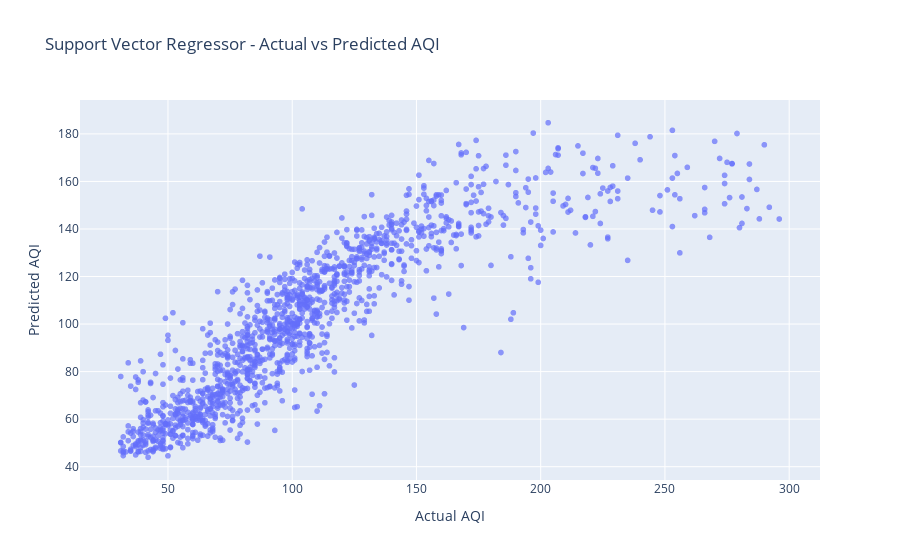
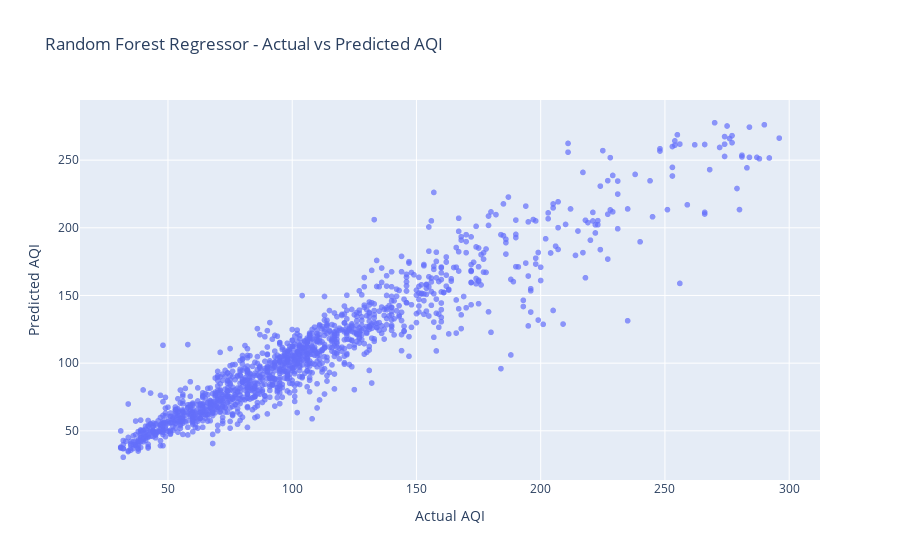
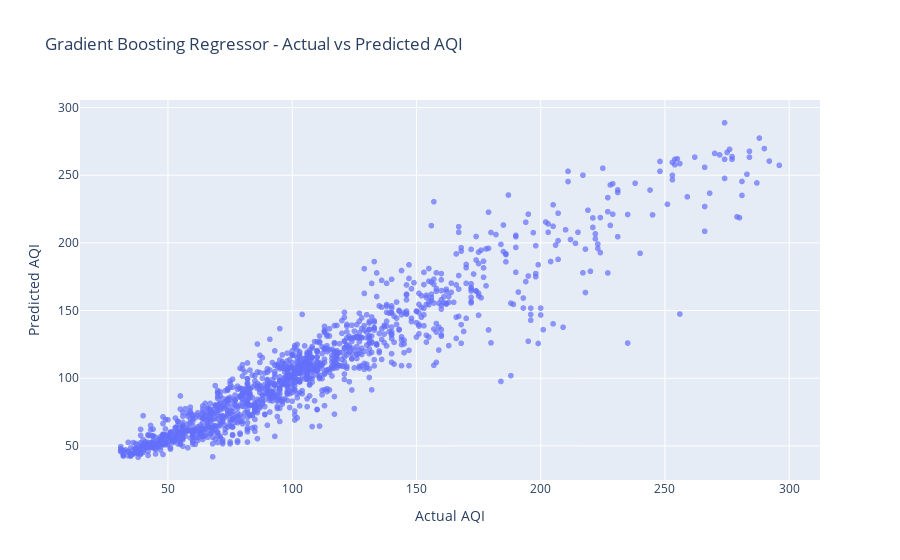
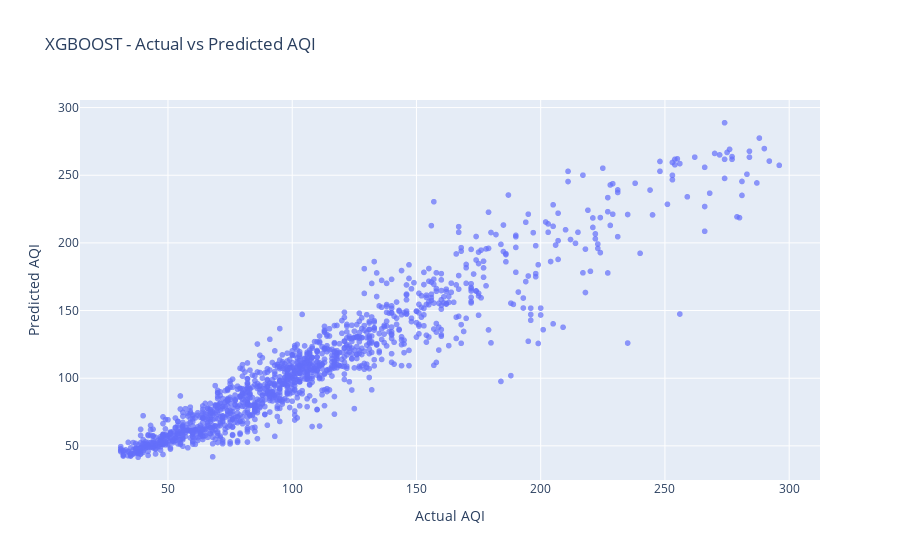

Here is the notebook cell these charts were saved with, in order:
### Code cell
# Evaluation metrics
print('Support Vector Regressor - Mean Squared Error:', mean_squared_error(y_test, y_pred_svr))
print('Support Vector Regressor - R2 Score:', r2_score(y_test, y_pred_svr))

print('Random Forest Regressor - Mean Squared Error:', mean_squared_error(y_test, y_pred_rfr))
print('Random Forest Regressor - R2 Score:', r2_score(y_test, y_pred_rfr))

print('Gradient Boosting Regressor - Mean Squared Error:', mean_squared_error(y_test, y_pred_gbr))
print('Gradient Boosting Regressor - R2 Score:', r2_score(y_test, y_pred_gbr))


# Visualization
fig = px.scatter(x=y_test, y=y_pred_svr, opacity=0.7, labels={'x': 'Actual AQI', 'y': 'Predicted AQI'},
                 title='Support Vector Regressor - Actual vs Predicted AQI')
fig.show()

fig = px.scatter(x=y_test, y=y_pred_rfr, opacity=0.7, labels={'x': 'Actual AQI', 'y': 'Predicted AQI'},
                 title='Random Forest Regressor - Actual vs Predicted AQI')
fig.show()

fig = px.scatter(x=y_test, y=y_pred_gbr, opacity=0.7, labels={'x': 'Actual AQI', 'y': 'Predicted AQI'},
                 title='Gradient Boosting Regressor - Actual vs Predicted AQI')
fig.show()
fig = px.scatter(x=y_test, y=y_pred_gbr, opacity=0.7, labels={'x': 'Actual AQI', 'y': 'Predicted AQI'},
                 title='XGBOOST - Actual vs Predicted AQI')
fig.show()

### Figure 1 — Plotly figure (JSON) as saved in the notebook; plotly's stock layout.template omitted (floating-point values rounded to 4 significant figures; data arrays with more than 128 entries replaced by an {"elided": "..."} marker saying what was removed)
{"data": [{"hovertemplate": "Actual AQI=%{x}<br>Predicted AQI=%{y}<extra></extra>", "legendgroup": "", "marker": {"color": "#636efa", "opacity": 0.7, "symbol": "circle"}, "mode": "markers", "name": "", "showlegend": false, "type": "scattergl", "x": {"elided": "1365 int values"}, "xaxis": "x", "y": {"elided": "1365 float values"}, "yaxis": "y"}], "layout": {"autosize": true, "legend": {"tracegroupgap": 0}, "title": {"text": "Support Vector Regressor - Actual vs Predicted AQI"}, "xaxis": {"anchor": "y", "autorange": true, "domain": [0, 1], "range": [14.99, 312.0], "title": {"text": "Actual AQI"}, "type": "linear"}, "yaxis": {"anchor": "x", "autorange": true, "domain": [0, 1], "range": [32.36, 196.3], "title": {"text": "Predicted AQI"}, "type": "linear"}}}

### Figure 2 — Plotly figure (JSON) as saved in the notebook; plotly's stock layout.template omitted (floating-point values rounded to 4 significant figures; data arrays with more than 128 entries replaced by an {"elided": "..."} marker saying what was removed)
{"data": [{"hovertemplate": "Actual AQI=%{x}<br>Predicted AQI=%{y}<extra></extra>", "legendgroup": "", "marker": {"color": "#636efa", "opacity": 0.7, "symbol": "circle"}, "mode": "markers", "name": "", "showlegend": false, "type": "scattergl", "x": {"elided": "1365 int values"}, "xaxis": "x", "y": {"elided": "1365 float values"}, "yaxis": "y"}], "layout": {"autosize": true, "legend": {"tracegroupgap": 0}, "title": {"text": "Random Forest Regressor - Actual vs Predicted AQI"}, "xaxis": {"anchor": "y", "autorange": true, "domain": [0, 1], "range": [14.99, 312.0], "title": {"text": "Actual AQI"}, "type": "linear"}, "yaxis": {"anchor": "x", "autorange": true, "domain": [0, 1], "range": [10.08, 298.0], "title": {"text": "Predicted AQI"}, "type": "linear"}}}

### Figure 3 — Plotly figure (JSON) as saved in the notebook; plotly's stock layout.template omitted (floating-point values rounded to 4 significant figures; data arrays with more than 128 entries replaced by an {"elided": "..."} marker saying what was removed)
{"data": [{"hovertemplate": "Actual AQI=%{x}<br>Predicted AQI=%{y}<extra></extra>", "legendgroup": "", "marker": {"color": "#636efa", "opacity": 0.7, "symbol": "circle"}, "mode": "markers", "name": "", "showlegend": false, "type": "scattergl", "x": {"elided": "1365 int values"}, "xaxis": "x", "y": {"elided": "1365 float values"}, "yaxis": "y"}], "layout": {"autosize": true, "legend": {"tracegroupgap": 0}, "title": {"text": "Gradient Boosting Regressor - Actual vs Predicted AQI"}, "xaxis": {"anchor": "y", "autorange": true, "domain": [0, 1], "range": [14.91, 312.1], "title": {"text": "Actual AQI"}, "type": "linear"}, "yaxis": {"anchor": "x", "autorange": true, "domain": [0, 1], "range": [21.19, 309.2], "title": {"text": "Predicted AQI"}, "type": "linear"}}}

### Figure 4 — Plotly figure (JSON) as saved in the notebook; plotly's stock layout.template omitted (floating-point values rounded to 4 significant figures; data arrays with more than 128 entries replaced by an {"elided": "..."} marker saying what was removed)
{"data": [{"hovertemplate": "Actual AQI=%{x}<br>Predicted AQI=%{y}<extra></extra>", "legendgroup": "", "marker": {"color": "#636efa", "opacity": 0.7, "symbol": "circle"}, "mode": "markers", "name": "", "showlegend": false, "type": "scattergl", "x": {"elided": "1365 int values"}, "xaxis": "x", "y": {"elided": "1365 float values"}, "yaxis": "y"}], "layout": {"autosize": true, "legend": {"tracegroupgap": 0}, "title": {"text": "XGBOOST - Actual vs Predicted AQI"}, "xaxis": {"anchor": "y", "autorange": true, "domain": [0, 1], "range": [14.99, 312.0], "title": {"text": "Actual AQI"}, "type": "linear"}, "yaxis": {"anchor": "x", "autorange": true, "domain": [0, 1], "range": [21.19, 309.2], "title": {"text": "Predicted AQI"}, "type": "linear"}}}
